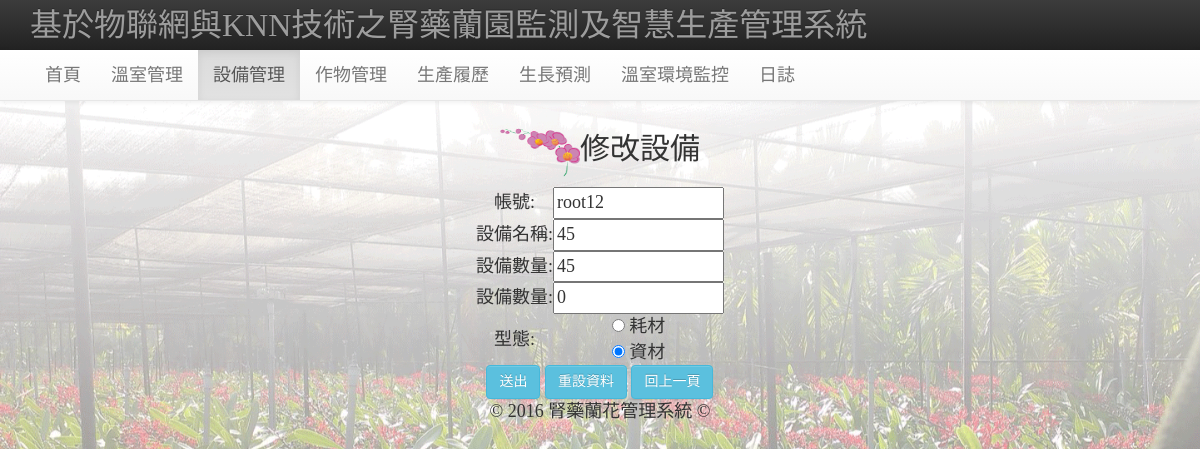
/SM_update.php?id=3 (signed in), run on the app's committed database.
### tables this page shows
CREATE TABLE `equipment` (
  `e_id` int(255) UNSIGNED NOT NULL COMMENT '編號',
  `e_user` varchar(20) NOT NULL COMMENT '使用者',
  `e_name` varchar(20) NOT NULL COMMENT '器材名稱',
  `e_num` tinyint(20) NOT NULL COMMENT '數量',
  `e_money` int(255) NOT NULL COMMENT '單價',
  `e_time` timestamp NOT NULL DEFAULT CURRENT_TIMESTAMP COMMENT '時間',
  `e_pattern` enum('耗材','資材') NOT NULL
);

### SM_update.php (the view, shortened to what this page needs)
<?php
$sql_db = "SELECT * FROM `equipment` WHERE `e_id`=".$_GET["id"];
$result = mysql_query($sql_db);
$row_result=mysql_fetch_assoc($result);
?>
<!DOCTYPE html>
<html lang="en">
<head>
  	<link rel="stylesheet" href="https://maxcdn.bootstrapcdn.com/bootstrap/3.3.1/css/bootstrap.min.css">
  	<link rel="stylesheet" href="https://maxcdn.bootstrapcdn.com/bootstrap/3.3.1/css/bootstrap-theme.min.css">
<link href="./css/bootstrap.min.css" rel="stylesheet">
  <link rel="stylesheet" type="text/css" href="css/menu.css">
</head>
<body style="text-align:center;font-size:18px;background-image: url(img/46505.png);background-size: cover; background-attachment: fixed; font-family: 微軟正黑體;margin:30px">
<nav class="navbar navbar-inverse navbar-fixed-top" role="navigation">
  <div class="container">
    <div class="navbar-header">
     <a class="navbar-brand" href="member_center.php" style="font-size: 24pt;">基於物聯網與KNN技術之腎藥蘭園監測及智慧生產管理系統</a>
    </div>
  </div>
</nav>
<nav class="navbar navbar-default navbar-fixed-top" style="top: 50px;" role="navigation">
  <div class="container">
    <div id="navbar" class="navbar-collapse collapse">
      <ul class="nav navbar-nav">
        <li><a href="member_center.php">首頁</a></li>
        <li><a href="GMM.php">溫室管理</a></li>
        <li class="active"><a href="SM.php">設備管理</a></li>
        <li><a href="CM.php">作物管理</a></li>
        <li><a href="PH.php?select=1">生產履歷</a></li>
        <li><a href="prediction.php">生長預測</a></li>
        <li><a href="http://140.127.1.99/orchid_garden/index.html" target=" _new">溫室環境監控</a></li>
        <li><a href="Diary.php">日誌</a></li>
      </ul>
    </div>
  </div>
</nav>
</head>
<body style="text-align:center;font-size:18px;background-image: url(img/46505.png);background-size: cover;background-attachment: fixed; font-family: 微軟正黑體;margin:30px">
<br><br><br>
<div class="col-xs-12">
	<h2><img src="img/LOGO.png" alt="LOGO" width="80" height="50">修改設備</h2>
</div>
	<table align="center">
		<form name="smform" method="post" onSubmit="return checkForm();">
			<tr>
			<td>帳號:</td>
			<td><input type="text" name="e_user"  size="14" id="e_user" readonly="readonly" value="<?php echo $row_result["e_user"]; ?>"></td>
		</tr>
		<tr>
			<td>設備名稱:</td>
			<td><input type="text" name="e_name"  size="14" id="e_name" value="<?php echo $row_result["e_name"];?>"></td>
		</tr>
		<tr>
			<td>設備數量:</td>
			<td><input type="text" name="e_num"  size="14" id="e_num" value="<?php echo $row_result["e_num"]; ?>"></td>
		</tr>
		<tr>
			<td>設備數量:</td>
			<td><input type="text" name="e_money"  size="14" id="e_money" value="<?php echo $row_result["e_money"]; ?>"></td>
		</tr>
		<tr>
			<td>型態:</td>
			<td>
			<input type="radio" name="e_pattern" value="耗材" <?php if($row_result["e_pattern"]=="耗材") echo "checked";?>> 耗材<br>
			<input type="radio" name="e_pattern" value="資材" <?php if($row_result["e_pattern"]=="資材") echo "checked";?>> 資材<br>
			</td>
		</tr>
		<tr >
			<td colspan="2">
            	<input type="submit" name="Submit2" class="btn btn-info" value="送出">
            	<input type="reset" name="Submit3" class="btn btn-info" value="重設資料">
				<input type="button" name="Submit" class="btn btn-info" value="回上一頁" onClick="window.history.back();">
			</td>
		</tr>
		<tr>
    		<td align="center" colspan="2">© 2016 腎藥蘭花管理系統 ©</td>
  		</tr>
		</form>
	</table>
</body>
</html>

### css/menu.css (style rules this page uses)
* { box-sizing: border-box; }
body:before { content: ""; position: absolute; background-color: #F9F0D6; width: 15%; overflow: hidden; top: 0; left: 0; bottom: 0; visibility: hidden; opacity: 0; transition: all 0.4s ease; }

### data on the page
equipment: e_user "root12", e_name "45", e_num "45", e_money "0", e_pattern "☑"
